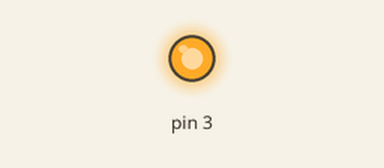
Recording of a sketch running on a simulated Arduino Uno, built with avr-gcc and run on an emulated ATmega328P. Parts: output pins drawn as LEDs (lit = HIGH). Pins used as bus, display or sensor lines are not drawn.

Above: at 2.4 s.
At 7.2 s:
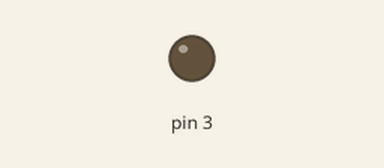
Timing chart, 0 to 12.6 s (numbered marks = the images above):
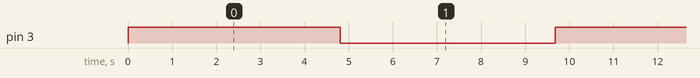

The sketch:

0629.ino
```cpp
class StepperMotor {

  private:

    //Stuff To Set In COnstructor
    byte stepPin;
    byte directionPin;
    byte direction; //In Current Configuration, 1 Is Clockwise
    int slowStepsPerSec;
    int fastStepsPerSec;
    int numAccelSteps; //Steps To Get To Top Speed, Or 1/2 of Total Distance
    int delayMillis;


    //Other Variables
    unsigned long curMicros;
    unsigned long prevStepMicros = 0;
    int numSteps;
    int stepsLeft;
    long slowMicrosBetweenSteps;
    long fastMicrosBetweenSteps;
    long stepIntervalMicros;
    long stepAdjustmentMicros;

  public:
    //Contructor
    StepperMotor(byte stepPin, byte directionPin, byte direction, int slowStepsPerSec, int fastStepsPerSec, int numAccelSteps, int delayMillis, int startDelay) {
      this->stepPin = stepPin;
      this->directionPin = directionPin;
      this->direction = direction;
      this->slowStepsPerSec = slowStepsPerSec;
      this->fastStepsPerSec = fastStepsPerSec;
      this->numAccelSteps = numAccelSteps;
      this->delayMillis = delayMillis;

      pinMode(directionPin, OUTPUT);
      pinMode(stepPin, OUTPUT);

      numSteps = 2 * numAccelSteps;
      slowMicrosBetweenSteps = (long)((1.0 / slowStepsPerSec) * 1000000);
      fastMicrosBetweenSteps = (long)((1.0 / fastStepsPerSec) * 1000000);

      stepAdjustmentMicros = (slowMicrosBetweenSteps - fastMicrosBetweenSteps) / numAccelSteps; //Speed Difference / Steps
      stepIntervalMicros = slowMicrosBetweenSteps;
      stepsLeft = numSteps;
      digitalWrite(directionPin, direction);

      delay(startDelay);
    }

    void moveMotor() {
      if (stepsLeft > 0) {
        if (micros() - prevStepMicros >= stepIntervalMicros) {
          prevStepMicros += stepIntervalMicros;
          moveStep();
          stepsLeft --;
          if (stepsLeft <= numAccelSteps) {
            if (stepIntervalMicros < slowMicrosBetweenSteps) {
              stepIntervalMicros += stepAdjustmentMicros;
            }
          }
          else {
            if (stepIntervalMicros > fastMicrosBetweenSteps) {
              stepIntervalMicros -= stepAdjustmentMicros;
            }
          }
        }
      }
      else {
        flipReset();
      }
    }

    void moveStep() {
      digitalWrite(stepPin, HIGH);
      digitalWrite(stepPin, LOW);
    }

    void flipReset() {
      direction = ! direction;
      digitalWrite(directionPin, direction);
      delay(delayMillis);
      Serial.println("Changing direction");
      stepsLeft = numSteps;
      prevStepMicros = micros();
    }

};


//StepperMotor stepper# (stepPin, dirPin, direction, slowSteps/Sec, fastSteps/sec, numAccelSteps, delayMillis, startDelay)
StepperMotor stepper1 (2, 3, 1, 400, 3500, 1300, 50, 0);

void setup(){ }
void loop(){
  stepper1.moveMotor();
}
```

Measured:
- by itself, pin 3: alternates HIGH for 4.9 s and LOW for 4.9 s
